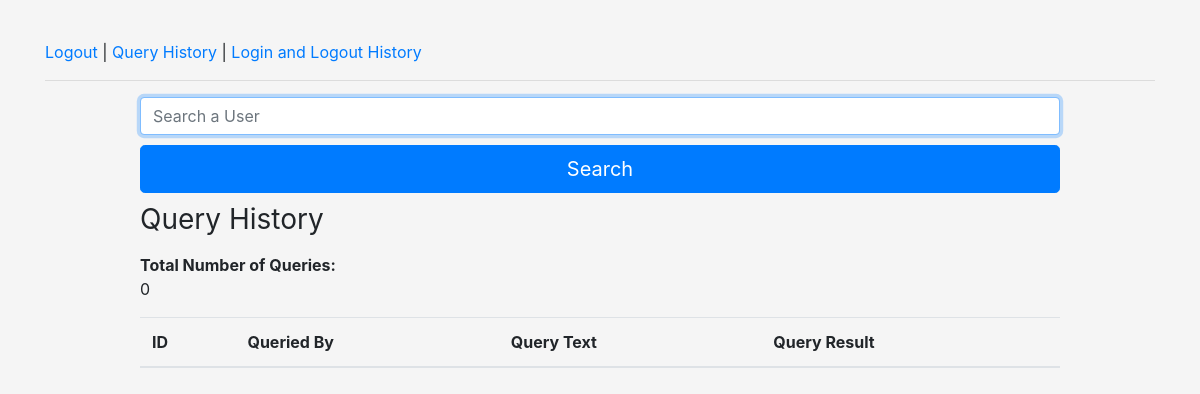
Page /history (signed in) on the earlier database version.
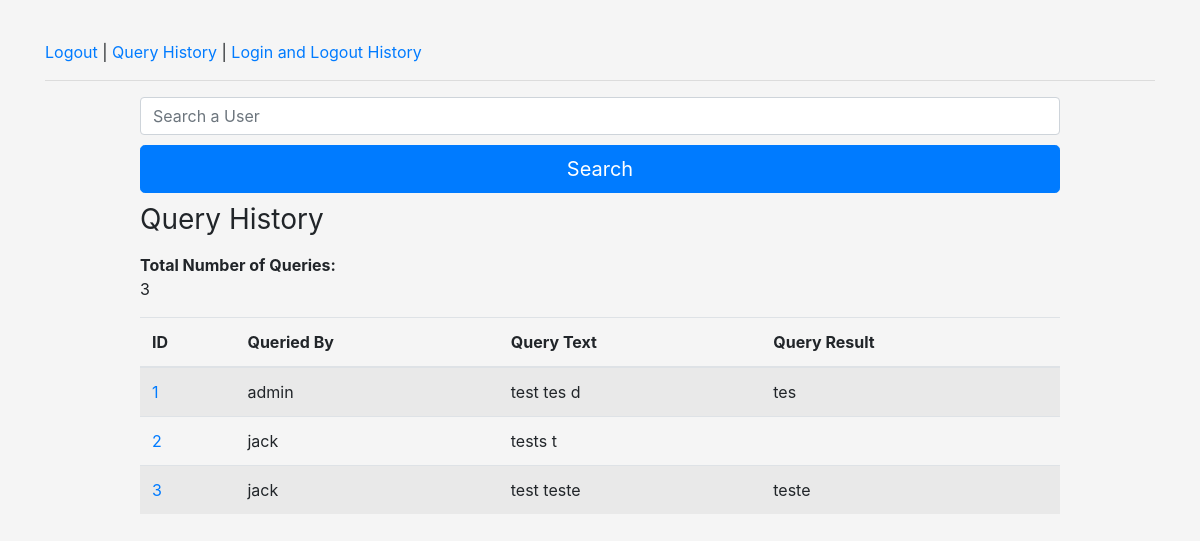
Same page on the later database version.
### app.py (models this page shows, shortened)
class QueryHistory(db.Model):
    __tablename__ = 'queries'
    queryid = db.Column(db.Integer, nullable=False, autoincrement = True, primary_key=True)
    querytext = db.Column(db.String(4000), nullable=False)
    queryresult = db.Column(db.String(4000), nullable=False)
    username = db.Column(db.String(20), nullable=False)

### app.py (the view)
@app.route('/history', methods =['POST','GET'])
def history():
    if session.get('logged_in') == True:
        if session['role'] == 'admin':
            admin = True
            if request.method =='GET':
                queries = QueryHistory.query.order_by(QueryHistory.queryid)
            if request.method =='POST':
                search_user = request.form['userquery'].lower()
                queries = QueryHistory.query.filter_by(username = search_user).order_by(QueryHistory.queryid)
        else:
            queries = QueryHistory.query.filter_by(username = session['user']).order_by(QueryHistory.queryid)
            admin = False
        num = queries.count()
        return render_template('queryhistory.html', queries = queries, numqueries=num, admin=admin)
    else:
        return redirect(url_for('login'))

### templates/queryhistory.html (shortened to what this page needs)
{% extends 'base.html' %}
{% block content %}
<div class="container">
    <a href="{{url_for('logout')}}">Logout</a> | <a href="{{url_for('history')}}">Query History</a> {% if admin %}| <a href="{{url_for('login_history')}}">Login and Logout History</a> {% endif %}
    <hr>
    <div class="row">
        <div class="col-1"></div>
        <div class="col-10">
            <form method="post" autocomplete="off">
                {% if admin %}
                <input name="userquery" id="userquery" class="form-control" placeholder="Search a User" pattern ="^((?!(<script(\s|\S)*?<\/script>)|(<style(\s|\S)*?<\/style>)|()|(<\/?(\s|\S)*?>)).)*$" required autofocus>
                <input type="submit" class="btn btn-lg btn-primary btn-block" value="Search">
                {% endif %}
                <h1 class="h3 mb-3 font-weight-normal">Query History</h1>
                <b>Total Number of Queries:</b><p id="numqueries">{{numqueries}}</p>
                <table class="table table-striped">
                    <thead>
                    <tr>
                        <th>ID </th>
                        <th>Queried By</th>
                        <th>Query Text</th>
                        <th>Query Result</th>
                    </tr>
                </thead>
                <tbody>
                {% for query in queries %}
                    <tr>
                    <td><a  id=query{{query.queryid}} href="{{url_for('query', id=query.queryid)}}">{{ query.queryid }}</a></td>
                    <td>{{ query.username }}</td>
                    <td>{{ query.querytext }}</td>
                    <td>{{ query.queryresult }}</td>
                    </tr>
                {% endfor %}
                </tbody>
               </table>
            </form>
        </div>
        <div class="col-1"></div>
    </div>
</div>
{% endblock %}

### templates/base.html (shortened to what this page needs)
<!doctype html>
<html lang="en">
  <head>
    <link rel="stylesheet" href="https://maxcdn.bootstrapcdn.com/bootstrap/4.0.0/css/bootstrap.min.css">
    <link rel="stylesheet" href="{{ url_for('static', filename='style.css') }}">
  </head>
  <body>
  {% block content %}
  {% endblock %}
  </body>
</html>

### static/style.css (style rules this page uses)
body { display: -ms-flexbox; display: -webkit-box; display: flex; -ms-flex-align: center; -ms-flex-pack: center; -webkit-box-align: center; align-items: center; -webkit-box-pack: center; justify-content: center; padding-top: 40px; padding-bottom: 40px; background-color: #f5f5f5; }
input[type="submit"] { margin-top:10px; margin-bottom: 10px; }

Differences in the rows shown:
added QueryHistory: queryid "1", username "admin", querytext "test tes d", queryresult "tes"
added QueryHistory: queryid "2", username "jack", querytext "tests t"
added QueryHistory: queryid "3", username "jack", querytext "test teste", queryresult "teste"
Other differences:
{{ numqueries }}: "0" → "3"
